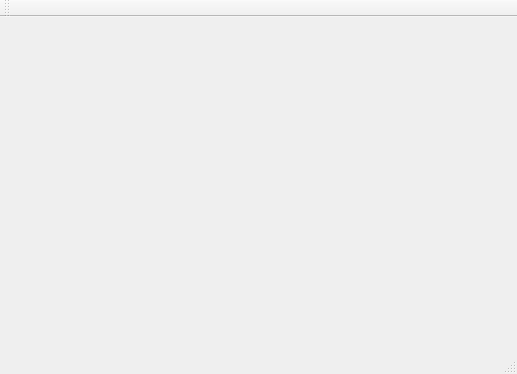
<?xml version="1.0" encoding="UTF-8"?>
<ui version="4.0">
 <class>MainWindow</class>
 <widget class="QMainWindow" name="MainWindow">
  <property name="geometry">
   <rect>
    <x>0</x>
    <y>0</y>
    <width>517</width>
    <height>374</height>
   </rect>
  </property>
  <property name="windowTitle">
   <string>MainWindow</string>
  </property>
  <widget class="QWidget" name="centralWidget">
   <widget class="QCustomPlot" name="customPlot" native="true">
    <property name="geometry">
     <rect>
      <x>10</x>
      <y>0</y>
      <width>491</width>
      <height>311</height>
     </rect>
    </property>
   </widget>
  </widget>
  <widget class="QMenuBar" name="menuBar">
   <property name="geometry">
    <rect>
     <x>0</x>
     <y>0</y>
     <width>517</width>
     <height>21</height>
    </rect>
   </property>
  </widget>
  <widget class="QToolBar" name="mainToolBar">
   <attribute name="toolBarArea">
    <enum>TopToolBarArea</enum>
   </attribute>
   <attribute name="toolBarBreak">
    <bool>false</bool>
   </attribute>
  </widget>
  <widget class="QStatusBar" name="statusBar"/>
 </widget>
 <layoutdefault spacing="6" margin="11"/>
 <customwidgets>
  <customwidget>
   <class>QCustomPlot</class>
   <extends>QWidget</extends>
   <header>qcustomplot.h</header>
   <container>1</container>
  </customwidget>
 </customwidgets>
 <resources/>
 <connections/>
</ui>
